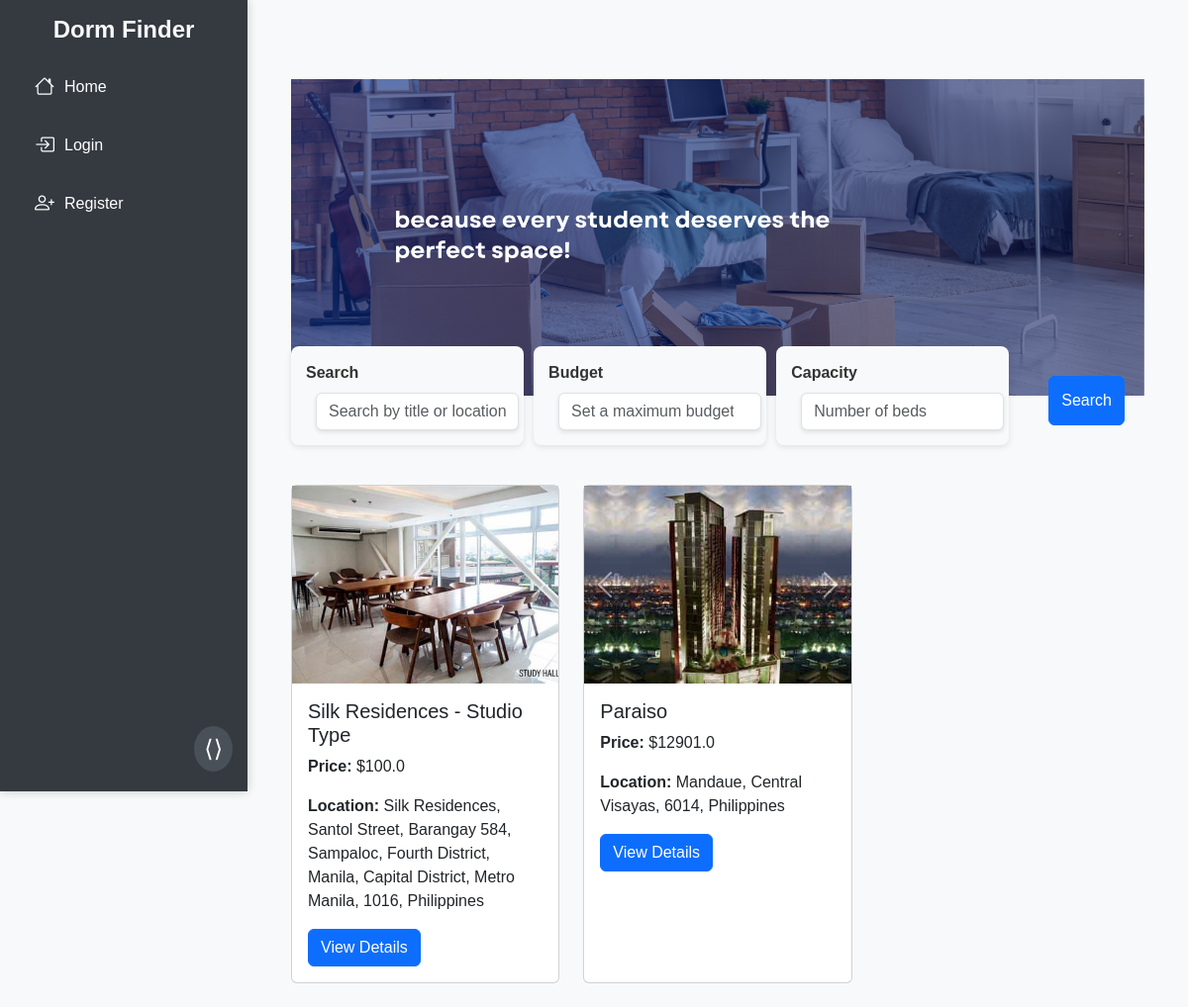
Before: / with the older database file.
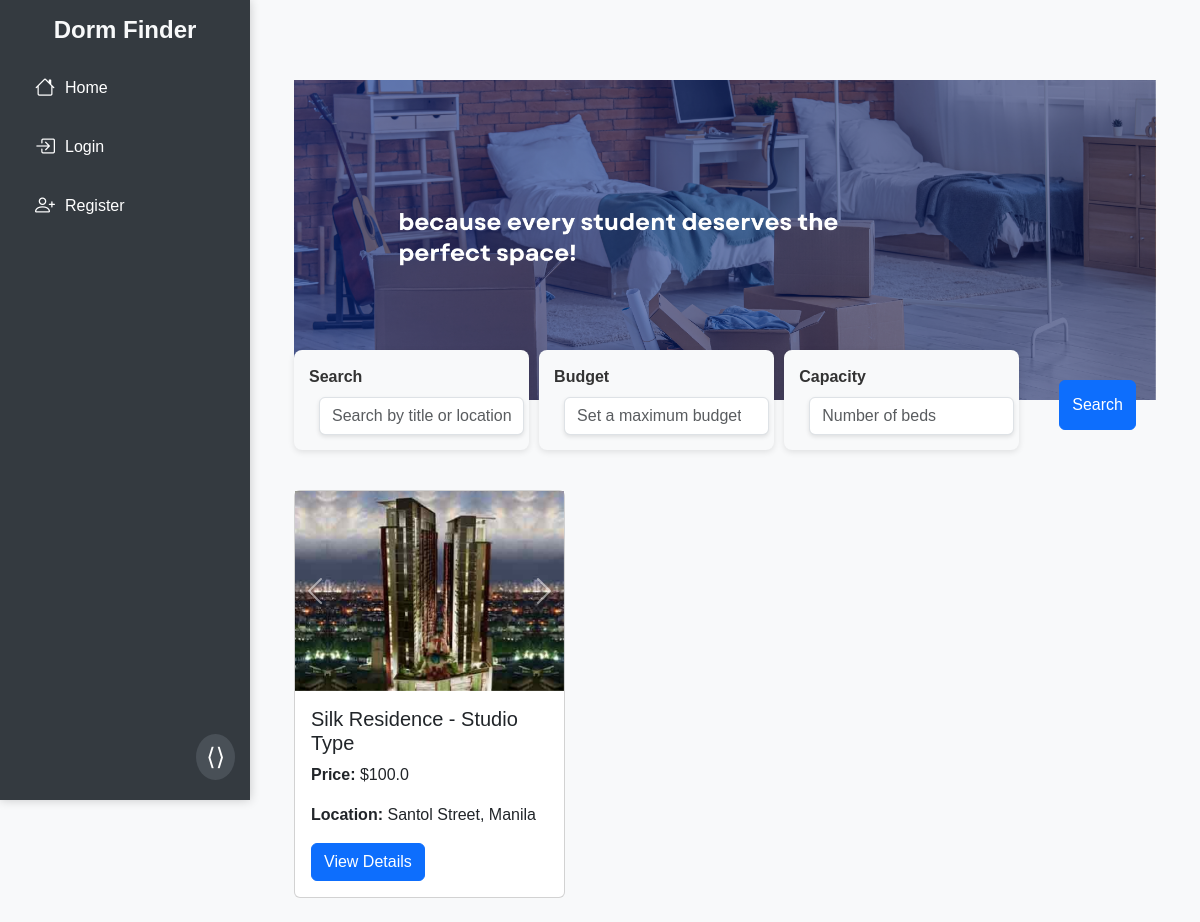
After: the same page with the newer database file.
### dormsys/models.py (models this page shows, shortened)
class Property(db.Model):
    __tablename__ = "properties"
    id = db.Column(db.Integer, primary_key=True, autoincrement=True)
    title = db.Column(db.String(150), nullable=False)
    images = db.Column(db.Text, nullable=True)  # Paths to property images
    description = db.Column(db.Text, nullable=False)
    price = db.Column(db.Float, nullable=False)
    location = db.Column(db.String(255), nullable=True)  # Address
    latitude = db.Column(db.Float, nullable=True)        # Latitude for geolocation
    longitude = db.Column(db.Float, nullable=True)       # Longitude for geolocation
    num_beds = db.Column(db.Integer, nullable=True)      # Number of beds
    amenities = db.Column(db.Text, nullable=True)        # Amenities list
    status = db.Column(db.String(50), default="Available")
    created_at = db.Column(db.DateTime, default=datetime.utcnow)
    user_id = db.Column(db.Integer, db.ForeignKey('users.id'), nullable=False)
    bookings = db.relationship('Booking', backref='property', lazy=True, cascade="all, delete-orphan")

### app.py (the view)
@app.route('/')
def home():
    properties = Property.query.all()
    tenant_bookings = {}
    if current_user.is_authenticated and current_user.role == "Tenant":
        bookings = Booking.query.filter_by(tenant_id=current_user.id).all()
        tenant_bookings = {booking.property_id: booking for booking in bookings}
    return render_template('home.html', properties=properties, tenant_bookings=tenant_bookings, form=SearchForm())

### dormsys/forms.py
class SearchForm(FlaskForm):
    query = StringField('Search', validators=[DataRequired()])
    date = DateField('Select a Date', format='%Y-%m-%d', validators=[DataRequired()])
    submit = SubmitField('Search')

### dormsys/templates/home.html (shortened to what this page needs)
{% extends "base.html" %}
{% block content %}
<div class="container mt-5">
    <div class="hero-section">
        <img src="{{ url_for('static', filename='assets/header 2.png') }}" alt="Student Dormitory">
    </div>
    <div class="search-container">
        <form method="POST" class="search-form">
            <div class="d-flex justify-content-center">
                <div class="search-box">
                    {{ form.query.label(class="form-label") }}
                    {{ form.query(class="form-control", placeholder="Search by title or location") }}
                </div>
                <div class="search-box">
                    <label for="budget" class="form-label">Budget</label>
                    <input type="number" class="form-control" id="budget" name="budget" placeholder="Set a maximum budget">
                </div>
                <div class="search-box">
                    <label for="capacity" class="form-label">Capacity</label>
                    <input type="number" class="form-control" id="capacity" name="capacity" placeholder="Number of beds">
                </div>
                <div class="btn-wrapper">
                    <button type="submit" class="btn btn-primary">{{ form.submit.label }}</button>
                </div>
            </div>
        </form>
    </div>
    <div class="row">
        {% if properties %}
            {% for property in properties %}
                <div class="col-md-4 mb-4">
                    <div class="card h-100">
                        <div id="carousel{{ property.id }}" class="carousel slide" data-bs-ride="carousel">
                            <div class="carousel-inner">
                                {% if property.images %}
                                    {% set images = property.images.split(', ') %}
                                    {% for img in images %}
                                    <div class="carousel-item {% if loop.first %}active{% endif %}">
                                        <img src="{{ url_for('static', filename='uploads/' + img) }}"
                                             class="d-block w-100"
                                             alt="{{ property.title }}"
                                             style="height: 200px; object-fit: cover;">
                                    </div>
                                    {% endfor %}
                                {% endif %}
                            </div>
                            <button class="carousel-control-prev" type="button" data-bs-target="#carousel{{ property.id }}" data-bs-slide="prev">
                                <span class="carousel-control-prev-icon" aria-hidden="true"></span>
                            </button>
                            <button class="carousel-control-next" type="button" data-bs-target="#carousel{{ property.id }}" data-bs-slide="next">
                                <span class="carousel-control-next-icon" aria-hidden="true"></span>
                            </button>
                        </div>
                        <div class="card-body">
                            <h5 class="card-title">{{ property.title }}</h5>
                            <p><strong>Price:</strong> ${{ property.price }}</p>
                            <p><strong>Location:</strong> {{ property.location }}</p>
                            <button class="btn btn-primary"
                                    data-bs-toggle="modal"
                                    data-bs-target="#propertyModal{{ property.id }}">
                                View Details
                            </button>
                        </div>
                    </div>
                </div>
            {% endfor %}
        {% else %}
            <p class="text-muted">No properties available at the moment.</p>
        {% endif %}
    </div>
</div>
{% endblock %}

### dormsys/templates/base.html (shortened to what this page needs)
<!DOCTYPE html>
<html lang="en">
<head>
    <link href="https://cdn.jsdelivr.net/npm/bootstrap@5.3.3/dist/css/bootstrap.min.css" rel="stylesheet">
    <link rel="stylesheet" href="https://cdn.jsdelivr.net/npm/bootstrap-icons/font/bootstrap-icons.css">
</head>
<body>
    <nav id="sidebar">
        <h2>Dorm Finder</h2>
        <a href="{{ url_for('home') }}" class="nav-item"><i class="bi bi-house"></i> Home</a>
        {% if current_user.is_authenticated %}
            {% if current_user.role == 'Host' %}
                <a href="{{ url_for('host_dashboard') }}" class="nav-item"><i class="bi bi-speedometer2"></i> Dashboard</a>
                <a href="{{ url_for('manage_tenants') }}" class="nav-item"><i class="bi bi-building"></i> Tenants</a>
                <a href="{{ url_for('manage_bookings') }}" class="nav-item"><i class="bi bi-building"></i> Manage Bookings</a>
                <a href="{{ url_for('manage_contracts') }}" class="nav-item"><i class="bi bi-file-earmark-text"></i> Manage Contracts</a>
                <a href="#" class="nav-item disabled"><i class="bi bi-bell"></i> Notifications</a>
                <a href="{{ url_for('profile') }}" class="nav-item"><i class="bi bi-person"></i> Profile Settings</a>
            {% elif current_user.role == 'Tenant' %}
                <a href="{{ url_for('tenant_dashboard') }}" class="nav-item"><i class="bi bi-speedometer2"></i> Dashboard</a>
                <a href="{{ url_for('view_wishlist') }}" class="nav-item"><i class="bi bi-heart"></i> <span class="sidebar-text">View Wishlist</span></a>
                <a href="{{ url_for('view_notifications') }}" class="nav-item">
                    <i class="bi bi-bell"></i> Notifications
                    {% set unread_count = current_user.notifications | selectattr("is_read", "equalto", False) | list | length %}
                    {% if unread_count > 0 %}
                    <span class="badge bg-danger">{{ unread_count }}</span>
                    {% endif %}
                </a>
                <a href="{{ url_for('profile') }}" class="nav-item"><i class="bi bi-person"></i> Profile Settings</a>
            {% endif %}
            <a href="{{ url_for('logout') }}" class="nav-item"><i class="bi bi-box-arrow-right"></i> Logout</a>
        {% else %}
            <a href="{{ url_for('login') }}" class="nav-item"><i class="bi bi-box-arrow-in-right"></i> Login</a>
            <a href="{{ url_for('register') }}" class="nav-item"><i class="bi bi-person-plus"></i> Register</a>
        {% endif %}
        <button class="expand-toggle" onclick="toggleSidebar()">⟨⟩</button>
    </nav>
    <div id="content">
        {% block content %}{% endblock %}
    </div>
</body>
</html>

### dormsys/templates/base.html (style rules this page uses)
body { display: flex; height: 100vh; margin: 0; font-family: Arial, sans-serif; background-color: #f8f9fa; }
#sidebar { height: 100vh; width: 250px; position: fixed; left: 0; top: 0; background: #343a40; color: white; padding-top: 1rem; transition: width 0.3s ease; box-shadow: 0 0 10px rgba(0, 0, 0, 0.2); }
#sidebar h2 { text-align: center; font-size: 1.5rem; margin-bottom: 1rem; color: #f8f9fa; font-weight: bold; transition: opacity 0.3s ease; }
#sidebar a { color: white; text-decoration: none; display: flex; align-items: center; padding: 12px 20px; margin: 5px 15px; border-radius: 8px; transition: all 0.3s ease; font-size: 1rem; }
#sidebar a i { font-size: 1.25rem; margin-right: 10px; transition: margin-right 0.3s ease; }
.expand-toggle { position: absolute; bottom: 20px; right: 15px; background: #495057; border: none; color: white; font-size: 1.5rem; padding: 5px 10px; border-radius: 50%; cursor: pointer; }
#content { margin-left: 250px; padding: 2rem; width: calc(100% - 250px); transition: margin-left 0.3s ease; }

### dormsys/templates/home.html (style rules this page uses)
.hero-section { width: 100%; height: 40vh; overflow: hidden; }
.hero-section img { width: 100%; height: 100%; object-fit: cover; display: block; }
.search-form .form-label { font-weight: bold; color: #333; }
.search-form .form-control { border-radius: 0.375rem; box-shadow: 0 2px 4px rgba(0, 0, 0, 0.1); transition: all 0.3s ease; }
.search-form .btn { border-radius: 0.375rem; padding: 12px; }
.search-container { display: flex; justify-content: center; align-items: center; margin-bottom: 40px; position: relative; z-index: 2; margin-top: -50px; }
.search-box { background-color: #f8f9fa; padding: 15px; border-radius: 8px; box-shadow: 0 2px 6px rgba(0, 0, 0, 0.1); margin-right: 10px; }
.search-container .form-control { margin: 0 10px; }
.search-container .btn-wrapper { margin-top: 20px; display: inline-block; padding: 10px 20px; }
.btn-wrapper { margin-left: 10px; }

Changed rows visible on the page:
removed Property: images (picture), title "Paraiso", price "12901.0", location "Mandaue, Central Visayas, 6014, Philippines"
changed Property: images "OIP_1.jfif, OIP_2.jfif, OIP_3.jfif, OIP_4.jfif" → "970dc571ed67.jpg, The_Silk_Residences_Indoor_Gym.jpg, OIP_3.jfif, OIP_2.jfif, The_Silk_Residences_Sky_Lounge.jpg, OIP_1.jfif" (drawn); title "Silk Residences - Studio Type" → "Silk Residence - Studio Type"; location "Silk Residences, Santol Street, Barangay 584, Sampaloc, Fourth District, Manila, Capital District, Metro Manila, 1016, Philippines" → "Santol Street, Manila"
